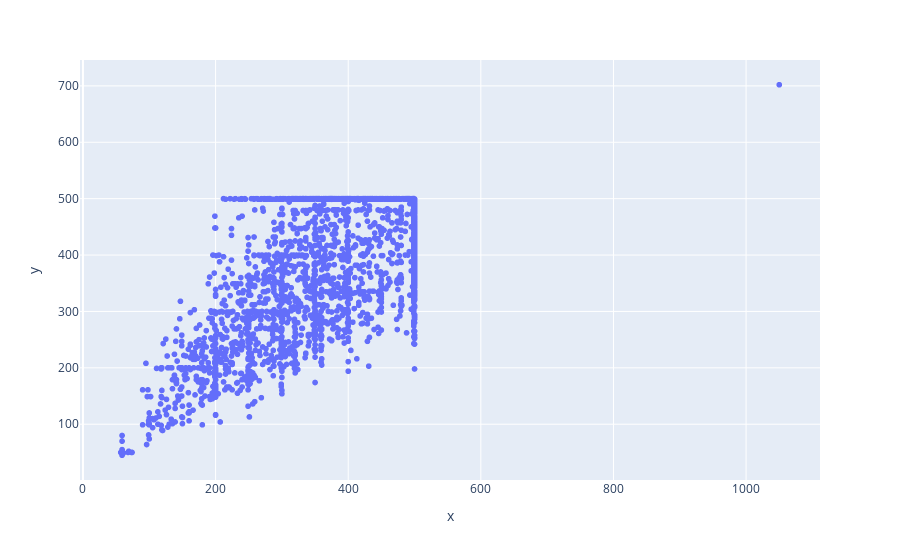

Notebook code cell kept with this figure:
### Code cell
# dogs
x = [] # width
y = [] # height
for i in range(1, 4000):
    path = str(Path(TRAINING_DIR)) + "\dogs\dog."+ str(i) + ".jpg"
    width, height = getImageDimension(path)
    x.append(width)
    y.append(height)
    #sizes.append((width, height))

fig = px.scatter(x=x, y=y)
fig.show()

### Figure 1 — Plotly figure (JSON) as saved in the notebook; plotly's stock layout.template omitted (floating-point values rounded to 4 significant figures; data arrays with more than 128 entries replaced by an {"elided": "..."} marker saying what was removed)
{"data": [{"hovertemplate": "x=%{x}<br>y=%{y}<extra></extra>", "legendgroup": "", "marker": {"color": "#636efa", "symbol": "circle"}, "mode": "markers", "name": "", "showlegend": false, "type": "scattergl", "x": {"elided": "3999 int values"}, "xaxis": "x", "y": {"elided": "3999 int values"}, "yaxis": "y"}], "layout": {"legend": {"tracegroupgap": 0}, "margin": {"t": 60}, "xaxis": {"anchor": "y", "domain": [0, 1], "title": {"text": "x"}}, "yaxis": {"anchor": "x", "domain": [0, 1], "title": {"text": "y"}}}}
